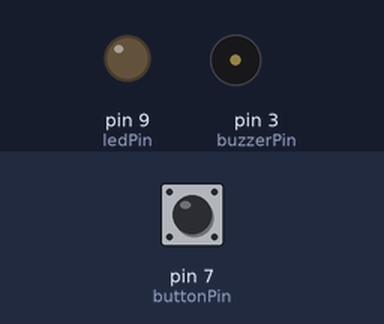
The sketch below on a simulated Arduino Uno, built with avr-gcc and run on an emulated ATmega328P. Shown: output pins drawn as LEDs (lit = HIGH), buzzer (waves = sounding). The inputs (shaded band) are chosen by the test bench; at power-on: pin 7 (buttonPin) LOW.

Above: at 1.2 s.
1.3 s: pin 7 (buttonPin) pulled HIGH for 0.15 s
At 1.7 s:
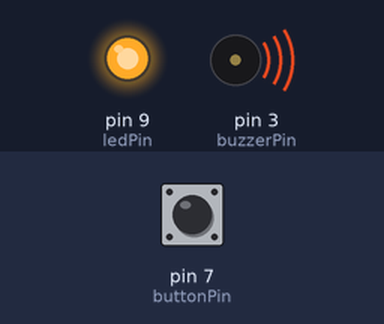
At 3.5 s:
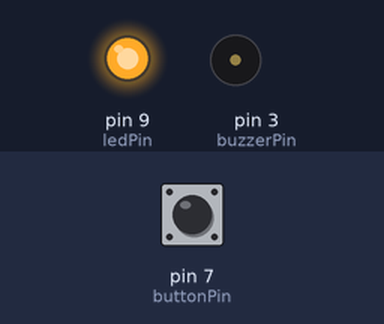
Timing chart, 0 to 9.7 s (numbered marks = the images above; inputs shaded):
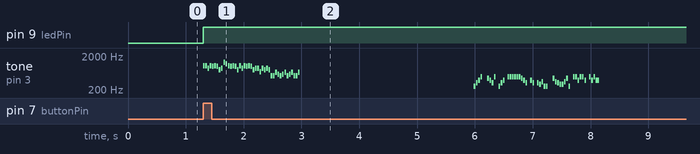

The sketch:

Arduino-Melody.ino
```cpp
/*
  Based on Tom Igoe's code
  http://www.arduino.cc/en/Tutorial/Tone
*/

#include "pitches.h"


const int buzzerPin = 3;
const int buttonPin = 7;
int buttonState = 7;
const int ledPin = 9;

// notes in the melody:
// use 0 for a rest
// put each measure on its own line
int tetrisMelody[] = {
  NOTE_E4, NOTE_B4, NOTE_C4, NOTE_D4, 0,
  NOTE_C4, NOTE_B4, NOTE_A4, 0,
  NOTE_A4, NOTE_C4, NOTE_E4, 0,
  NOTE_D4, NOTE_C4, NOTE_B4, 0,
  NOTE_C4, NOTE_D4, NOTE_E4, NOTE_C4, NOTE_A4, NOTE_A4, 0, 0,
  NOTE_D4, NOTE_F4, NOTE_A4, NOTE_G4, NOTE_F4, NOTE_E4, 0,
  NOTE_C4, NOTE_E4, NOTE_D4, NOTE_C4, NOTE_B4, 0,
  NOTE_B4, NOTE_C4, NOTE_D4, NOTE_E4, NOTE_C4, NOTE_A4, NOTE_A4

};
int brazilMelody[] = {
  NOTE_C4, NOTE_E4, NOTE_G4,
  NOTE_B4, 0, 0, NOTE_A4, NOTE_G4, NOTE_E4,
  NOTE_B4, 0, NOTE_C4, NOTE_E4, NOTE_G4, 0,
  NOTE_B4, NOTE_B4, NOTE_B4, NOTE_B4, NOTE_B4,
  NOTE_B4, NOTE_A4, NOTE_G4, NOTE_E4, 0,
  NOTE_G4, NOTE_E4, 0, NOTE_E4, NOTE_D4, NOTE_F4, NOTE_C4,
  NOTE_C4, 0, 0, NOTE_A4, NOTE_F4, NOTE_E4, NOTE_D4, NOTE_D4,
  NOTE_F4, NOTE_A4, NOTE_C4, 0, NOTE_B4, NOTE_B4, NOTE_G4,
  NOTE_B4, NOTE_B4, NOTE_G4, 0,
  NOTE_B4, NOTE_G4, NOTE_B4, NOTE_G4
};
int sonicMelody[] = {
  NOTE_C6, NOTE_C6, NOTE_A5, NOTE_C6, NOTE_B5, NOTE_C6, NOTE_B5, NOTE_G5,
  NOTE_A5, NOTE_E6, NOTE_D6, NOTE_C6, NOTE_B5, NOTE_C6, NOTE_B5, NOTE_G5,
  NOTE_C6, NOTE_A5, NOTE_C6, NOTE_B5, NOTE_C6, NOTE_B5, NOTE_G5,
  NOTE_A5, NOTE_A5, NOTE_F5, NOTE_A5, NOTE_G5, NOTE_A5, NOTE_G5,
  NOTE_C5, NOTE_C5, NOTE_E5, NOTE_D5,
  NOTE_C5, NOTE_D5, NOTE_E5,
  NOTE_C5, NOTE_D5, NOTE_E5,
  NOTE_C5, NOTE_C5, NOTE_E5
};
// note durations: 1 = whole note, 4 = quarter note, 8 = eighth note, etc.:
// be sure each note or rest in the melody above has a corresponding duration below
// put each measure on its own line
int tetrisDurations[] = {
  2, 4, 4, 4, 4, 4,
  4, 4, 4, 4, 4,
  4, 4, 4, 4,
  4, 4, 4, 4,
  4, 2, 2, 4, 4, 2, 2,
  4, 4, 2, 4, 4, 4, 4,
  4, 2, 4, 4, 2,
  4, 4, 4, 4, 4, 4, 2, 2
};

int brazilDurations[] = {
  4, 4, 4,
  4, 4, 4, 4, 4,
  4, 4, 4, 4, 4, 4,
  4, 4, 4, 4, 4,
  4, 4, 4, 4, 4,
  4, 4, 4, 4, 4, 4, 4,
  4, 4, 4, 4, 4, 4, 4, 4,
  4, 4, 4, 4, 4, 4, 4,
  4, 4, 4, 4,
  4, 4, 4, 4,
};

int sonicDurations[] = {
  4, 4, 4, 4, 4, 4, 4, 4,
  4, 4, 4, 4, 4, 4, 4, 4,
  4, 4, 4, 4, 4, 4, 4,
  4, 4, 4, 4, 4, 4, 4,
  4, 4, 4, 4,
  4, 4, 4,
  4, 4, 4,
  4, 4, 4,
};

// set the tempo
// a tempo of 60 is one beat per second
// a tempo of 120 would be twice as fast
int beatsPerMinute = 298;

void setup() {
  pinMode(ledPin, OUTPUT);
  pinMode(buttonPin, INPUT);
  pinMode(buzzerPin, OUTPUT);
  Serial.begin(9600);
}

void loop() {
  buttonState = digitalRead(buttonPin);

  if (buttonState == HIGH){

    digitalWrite(ledPin, HIGH);
    playSonic();
    delay(3000);
    playBrazil();
    delay(3000);
    playTetris();
    delay(3000);
    digitalWrite(ledPin, LOW);

  }
  else{
    digitalWrite (ledPin, LOW);
  }
}


void playBrazil(){
// iterate over the notes of the melody:
  int len = sizeof(brazilMelody)/sizeof(brazilMelody[0]);
  for (int thisNote = 0; thisNote < len; thisNote++) {

    // to calculate the note duration, take one second divided by the note type.
    //e.g. quarter note = 1000 / 4, eighth note = 1000/8, etc.
    int noteDuration = static_cast<int>(1000 / brazilDurations[thisNote] * 298 / beatsPerMinute);
    tone(buzzerPin, brazilMelody[thisNote], noteDuration);

    // to distinguish the notes, set a minimum time between them.
    // the note's duration + 30% seems to work well:
    int pauseBetweenNotes = noteDuration * 1.30;
    delay(pauseBetweenNotes);
    // stop the tone playing:
    noTone(buzzerPin);

  }
 }

 void playTetris(){
// iterate over the notes of the melody:
  int len = sizeof(tetrisMelody)/sizeof(tetrisMelody[0]);
  for (int thisNote = 0; thisNote < len; thisNote++) {

    // to calculate the note duration, take one second divided by the note type.
    //e.g. quarter note = 1000 / 4, eighth note = 1000/8, etc.
    int noteDuration = static_cast<int>(1000 / tetrisDurations[thisNote] * 298 / beatsPerMinute);
    tone(buzzerPin, tetrisMelody[thisNote], noteDuration);

    // to distinguish the notes, set a minimum time between them.
    // the note's duration + 30% seems to work well:
    int pauseBetweenNotes = noteDuration * 1.30;
    delay(pauseBetweenNotes);
    // stop the tone playing:
    noTone(buzzerPin);

  }
 }

 void playSonic(){
// iterate over the notes of the melody:
  int len = sizeof(sonicMelody)/sizeof(sonicMelody[0]);
  for (int thisNote = 0; thisNote < len; thisNote++) {

    // to calculate the note duration, take one second divided by the note type.
    //e.g. quarter note = 1000 / 4, eighth note = 1000/8, etc.
    int noteDuration = static_cast<int>(1000 / sonicDurations[thisNote] * 298 / beatsPerMinute);
    tone(buzzerPin, sonicMelody[thisNote], noteDuration);

    // to distinguish the notes, set a minimum time between them.
    // the note's duration + 30% seems to work well:
    int pauseBetweenNotes = noteDuration * 1.30;
    delay(pauseBetweenNotes);
    // stop the tone playing:
    noTone(buzzerPin);

  }
 }
```

Measured:
- after the input at 1.3 s, pin 9 (ledPin): LOW → HIGH at once; tone on pin 3 (buzzerPin): plays 1047 Hz for 0.03 s, 1047 Hz for 0.03 s, 880 Hz for 0.03 s, 1047 Hz for 0.03 s, 988 Hz for 0.03 s, 1047 Hz for 0.03 s … (88 notes in this stretch), starting at once
